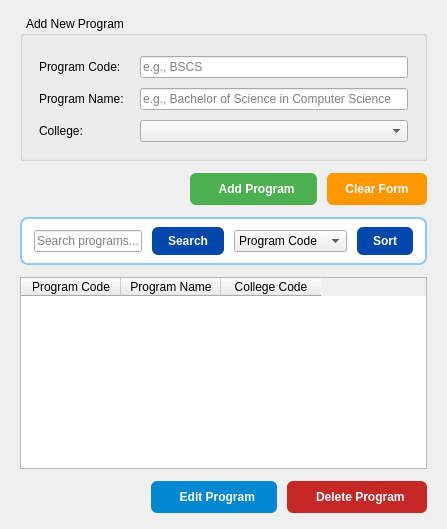
         <widget class="QWidget" name="pagePrograms">
          <layout class="QVBoxLayout" name="programsLayout">
           <property name="spacing">
            <number>12</number>
           </property>
           <property name="leftMargin">
            <number>20</number>
           </property>
           <property name="topMargin">
            <number>16</number>
           </property>
           <property name="rightMargin">
            <number>20</number>
           </property>
           <property name="bottomMargin">
            <number>16</number>
           </property>
           <item>
            <widget class="QGroupBox" name="groupProgram">
             <property name="title">
              <string>  Add New Program</string>
             </property>
             <layout class="QFormLayout" name="programForm">
              <property name="horizontalSpacing">
               <number>16</number>
              </property>
              <property name="verticalSpacing">
               <number>10</number>
              </property>
              <property name="leftMargin">
               <number>16</number>
              </property>
              <property name="topMargin">
               <number>20</number>
              </property>
              <property name="rightMargin">
               <number>16</number>
              </property>
              <property name="bottomMargin">
               <number>16</number>
              </property>
              <item row="0" column="0">
               <widget class="QLabel" name="label_9">
                <property name="text">
                 <string>Program Code:</string>
                </property>
               </widget>
              </item>
              <item row="0" column="1">
               <widget class="QLineEdit" name="lineProgramCode">
                <property name="placeholderText">
                 <string>e.g., BSCS</string>
                </property>
               </widget>
              </item>
              <item row="1" column="0">
               <widget class="QLabel" name="label_10">
                <property name="text">
                 <string>Program Name:</string>
                </property>
               </widget>
              </item>
              <item row="1" column="1">
               <widget class="QLineEdit" name="lineProgramName">
                <property name="placeholderText">
                 <string>e.g., Bachelor of Science in Computer Science</string>
                </property>
               </widget>
              </item>
              <item row="2" column="0">
               <widget class="QLabel" name="label_11">
                <property name="text">
                 <string>College:</string>
                </property>
               </widget>
              </item>
              <item row="2" column="1">
               <widget class="QComboBox" name="comboCollegeCode"/>
              </item>
             </layout>
            </widget>
           </item>
           <item>
            <layout class="QHBoxLayout" name="progBtnRow">
             <property name="spacing">
              <number>10</number>
             </property>
             <item>
              <spacer name="progBtnSpacer">
               <property name="orientation">
                <enum>Qt::Orientation::Horizontal</enum>
               </property>
               <property name="sizeHint" stdset="0">
                <size>
                 <width>40</width>
                 <height>20</height>
                </size>
               </property>
              </spacer>
             </item>
             <item>
              <widget class="QPushButton" name="btnAddProgram">
               <property name="styleSheet">
                <string notr="true">background-color:#4CAF50;color:white;border-radius:6px;padding:9px 22px;font-weight:700;</string>
               </property>
               <property name="text">
                <string>  Add Program</string>
               </property>
              </widget>
             </item>
             <item>
              <widget class="QPushButton" name="btnClearProgram">
               <property name="styleSheet">
                <string notr="true">background-color:#FF9800;color:white;border-radius:6px;padding:9px 18px;font-weight:700;</string>
               </property>
               <property name="text">
                <string>Clear Form</string>
               </property>
              </widget>
             </item>
            </layout>
           </item>
           <item>
            <widget class="QFrame" name="progSearchFrame">
             <property name="styleSheet">
              <string notr="true">QFrame{background-color:white;border-radius:8px;border:1.5px solid #90caf9;}</string>
             </property>
             <layout class="QHBoxLayout" name="progSearchLayout">
              <property name="spacing">
               <number>10</number>
              </property>
              <property name="leftMargin">
               <number>12</number>
              </property>
              <property name="topMargin">
               <number>8</number>
              </property>
              <property name="rightMargin">
               <number>12</number>
              </property>
              <property name="bottomMargin">
               <number>8</number>
              </property>
              <item>
               <widget class="QLineEdit" name="lineSearchProgram">
                <property name="placeholderText">
                 <string>Search programs...</string>
                </property>
               </widget>
              </item>
              <item>
               <widget class="QPushButton" name="btnSearchProgram">
                <property name="styleSheet">
                 <string notr="true">background-color:#0047AB;color:white;border-radius:6px;padding:7px 16px;font-weight:700;</string>
                </property>
                <property name="text">
                 <string>Search</string>
                </property>
               </widget>
              </item>
              <item>
               <widget class="QComboBox" name="comboSortProgram">
                <item>
                 <property name="text">
                  <string>Program Code</string>
                 </property>
                </item>
                <item>
                 <property name="text">
                  <string>Program Name</string>
                 </property>
                </item>
                <item>
                 <property name="text">
                  <string>College Code</string>
                 </property>
                </item>
               </widget>
              </item>
              <item>
               <widget class="QPushButton" name="btnSortProgram">
                <property name="styleSheet">
                 <string notr="true">background-color:#0047AB;color:white;border-radius:6px;padding:7px 16px;font-weight:700;</string>
                </property>
                <property name="text">
                 <string>Sort</string>
                </property>
               </widget>
              </item>
             </layout>
            </widget>
           </item>
           <item>
            <widget class="QTableWidget" name="tablePrograms">
             <property name="editTriggers">
              <set>QAbstractItemView::EditTrigger::NoEditTriggers</set>
             </property>
             <property name="selectionMode">
              <enum>QAbstractItemView::SelectionMode::SingleSelection</enum>
             </property>
             <property name="selectionBehavior">
              <enum>QAbstractItemView::SelectionBehavior::SelectRows</enum>
             </property>
             <column>
              <property name="text">
               <string>Program Code</string>
              </property>
             </column>
             <column>
              <property name="text">
               <string>Program Name</string>
              </property>
             </column>
             <column>
              <property name="text">
               <string>College Code</string>
              </property>
             </column>
            </widget>
           </item>
           <item>
            <layout class="QHBoxLayout" name="progActBtnRow">
             <property name="spacing">
              <number>10</number>
             </property>
             <item>
              <spacer name="progActSpacer">
               <property name="orientation">
                <enum>Qt::Orientation::Horizontal</enum>
               </property>
               <property name="sizeHint" stdset="0">
                <size>
                 <width>40</width>
                 <height>20</height>
                </size>
               </property>
              </spacer>
             </item>
             <item>
              <widget class="QPushButton" name="btnEditProgram">
               <property name="styleSheet">
                <string notr="true">background-color:#0288d1;color:white;border-radius:6px;padding:9px 22px;font-weight:700;</string>
               </property>
               <property name="text">
                <string>  Edit Program</string>
               </property>
              </widget>
             </item>
             <item>
              <widget class="QPushButton" name="btnDeleteProgram">
               <property name="styleSheet">
                <string notr="true">background-color:#c62828;color:white;border-radius:6px;padding:9px 22px;font-weight:700;</string>
               </property>
               <property name="text">
                <string>  Delete Program</string>
               </property>
              </widget>
             </item>
            </layout>
           </item>
          </layout>
         </widget>
